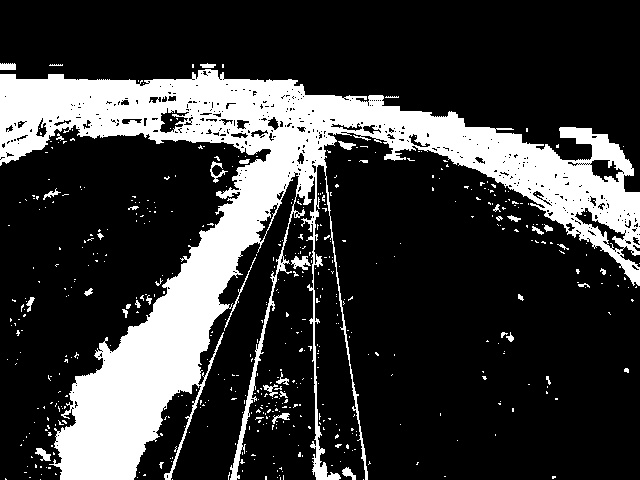
%> input picture if69d-processamento-digital-de-sinais/projeto-final/final-project/pdf2/pl_2_1.png, 640 x 480 px
$ octave main2.m   (GNU Octave 9; MATLAB toolbox functions it lacks are replaced by stand-ins)
%> lines starting %> are read from the running program, lines starting %| are printed output that depends on the picture; in (x1, y1, x2, y2) boxes, pixels count from 0 and x2, y2 are one past the last pixel; in counts of white or black regions, pixels touching at a corner belong together; the program's own positions count from 1
### if69d-processamento-digital-de-sinais/projeto-final/final-project/erosionStep.m
function result = erosionStep(bw_image, kernelSize, comparison_image)

% bw_image = ~bw_image;
[h, w] = size(bw_image);

preview = im2double(cat(3, bw_image, bw_image, bw_image));
result = imbinarize(zeros(h, w));

range = @(pos) pos : pos + kernelSize - 1;
step = 0;

show_preview_always = 0;
show_preview_hit = 0;
show_comparison_hit = 0;
for row = 1 : h - kernelSize - 1
  for col = 1 : w - kernelSize - 1
    step = step + 1;
    block = bw_image(range(row), range(col));
    sumb = sum(block(:));
    condition = erosionMajorityProcess(block, kernelSize);
    if(condition)
        result(row + floor(kernelSize/2), col + floor(kernelSize/2)) = 1;
    end

    if(show_preview_always || (show_preview_hit && condition) || (show_comparison_hit && comparison_image(row + floor(kernelSize/2), col + floor(kernelSize/2)) == 1) )
        preview_with_indicator = preview;
        preview_with_indicator(range(row), range(col), :) = cat(3, ones(kernelSize), zeros(kernelSize), zeros(kernelSize));
        subplot(3, 2, 1), imshow(preview_with_indicator);
        subplot(3, 2, 2), imshow(comparison_image);
        subplot(3, 2, 3), imshow(block, 'InitialMagnification', 800), title(strcat('Step', num2str(step)));
        subplot(3, 2, 4), imshow(comparison_image(range(row), range(col)), 'InitialMagnification', 800), title(strcat('Comparison', num2str(step)));
        subplot(3, 2, 5), imshow(result), title(strcat('Sum:'))
        result_with_indicator = im2double(cat(3, result, result, result));
        result_with_indicator(row : row + kernelSize - 1, col : col + kernelSize - 1,:) = cat(3, zeros(kernelSize), ones(kernelSize), zeros(kernelSize));
        subplot(3, 2, 6), imshow(result_with_indicator), title(strcat('Sum:', num2str(sumb)))
        pause;
    end

  end
end

### if69d-processamento-digital-de-sinais/projeto-final/final-project/main2.m
clc
g = imbinarize(rgb2gray(imread('pdf2/pl_2_1.png')));
%> g: size 480x640 logical; 22.5% white; 527 white regions (486 under 20 px), largest, box (x1, y1, x2, y2) and area: (0, 69, 640, 480) 65404, (291, 256, 311, 270) 160, (224, 257, 256, 331) 132

g_comp = imbinarize(rgb2gray(imread('pdf2/pl_2_2.png')));
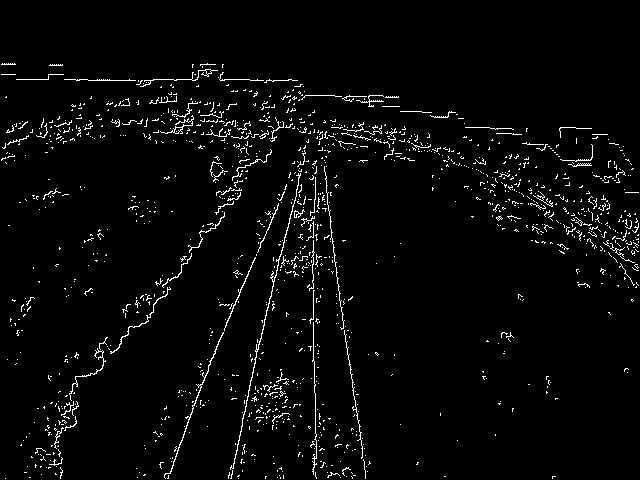
%> input picture if69d-processamento-digital-de-sinais/projeto-final/final-project/pdf2/pl_2_2.png, 640 x 480 px
%> g_comp: size 480x640 logical; 3.1% white in thin lines or dots, all inside (x1, y1, x2, y2) = (1, 63, 639, 479)
range = 1:400;
 imshow(erosionStep(g(range,range),3, g_comp(range,range)));
%> in erosionStep, `preview = im2double(cat(3, bw_image, bw_image, bw_image));`:
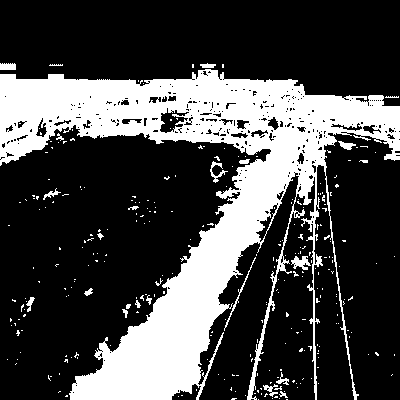
%> preview: size 400x400x3 double; values 0 (black) and 1 (white), 28% white; 283 white regions (258 under 20 px), largest, box (x1, y1, x2, y2) and area: (0, 69, 400, 400) 42614, (291, 256, 311, 270) 160, (224, 257, 256, 331) 132
%> after the loop in erosionStep, `for row = 1 : h - kernelSize - 1`:
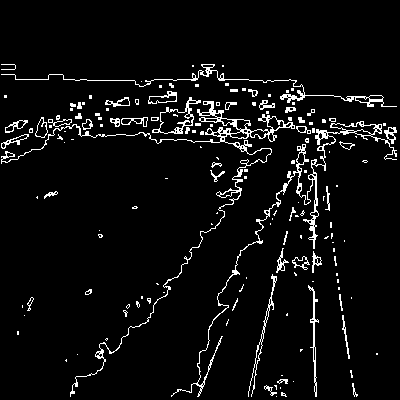
%> result: size 400x400 logical; 5.2% white in thin lines or dots, all inside (x1, y1, x2, y2) = (1, 64, 397, 397)
%> after the loop in erosionStep, `for row = 1 : h - kernelSize - 1`: step = 156816
% imshow(erosionStep(g, 3, g_comp));
% immatrix = [1 0 1; 0 1 0; 1 0 1]
% imshow(imerode(g, immatrix);
